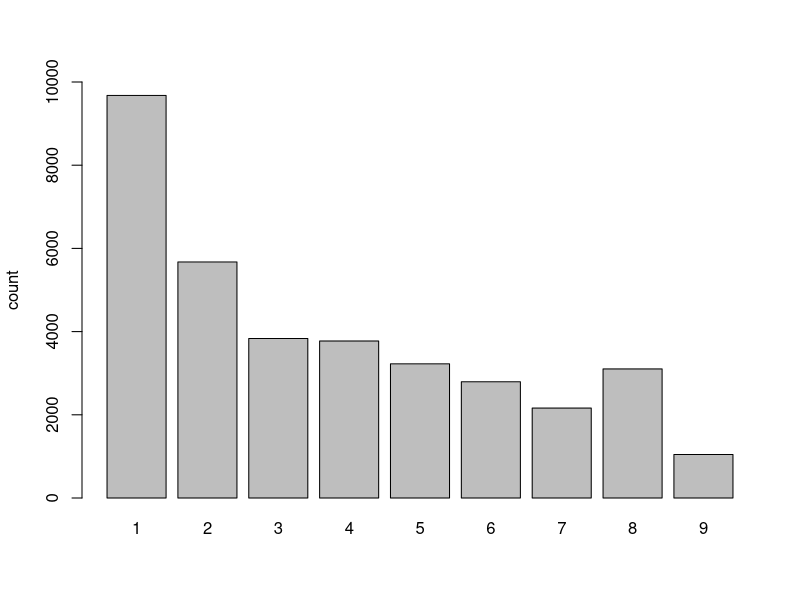
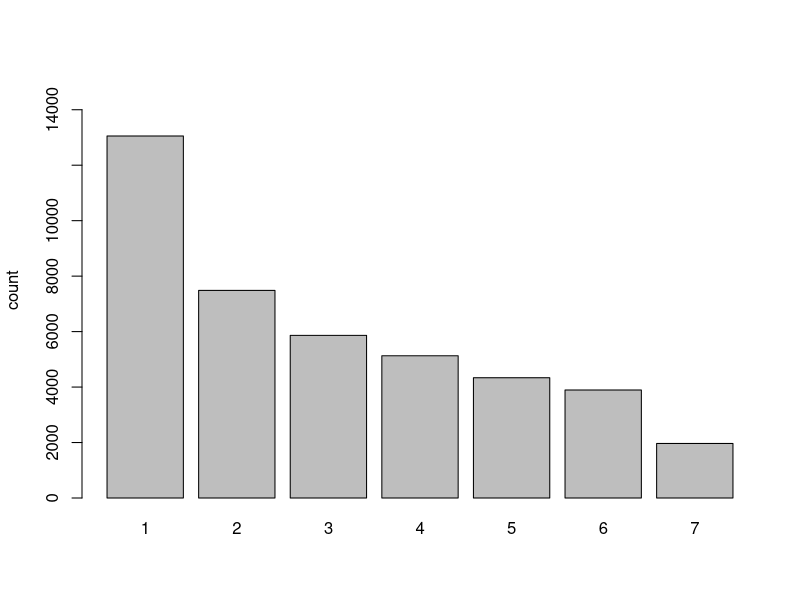
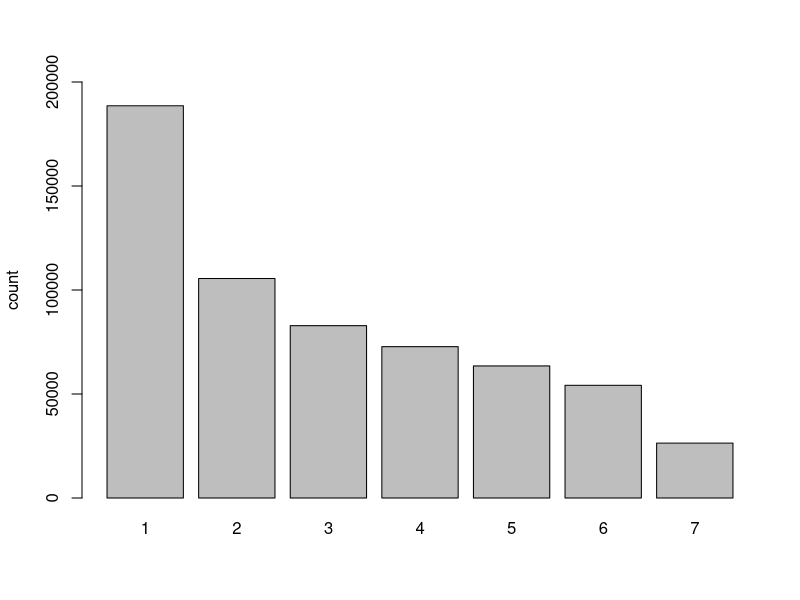
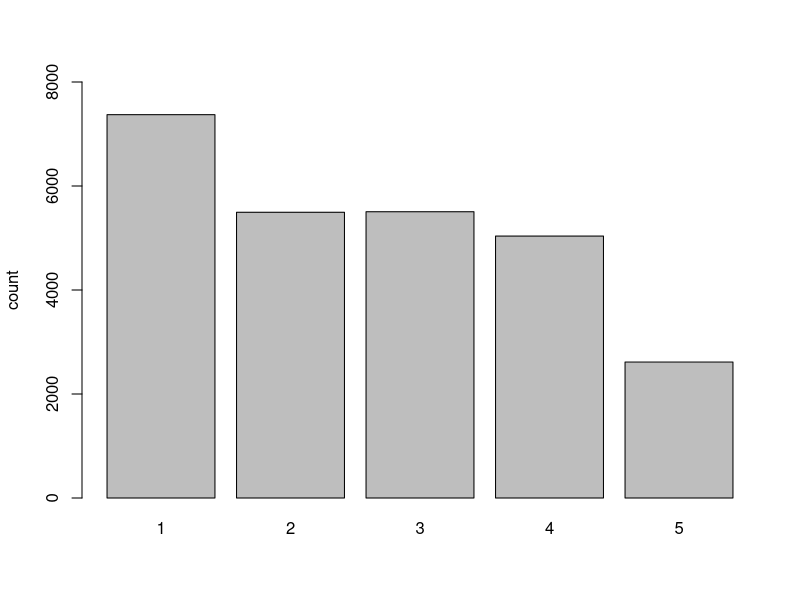
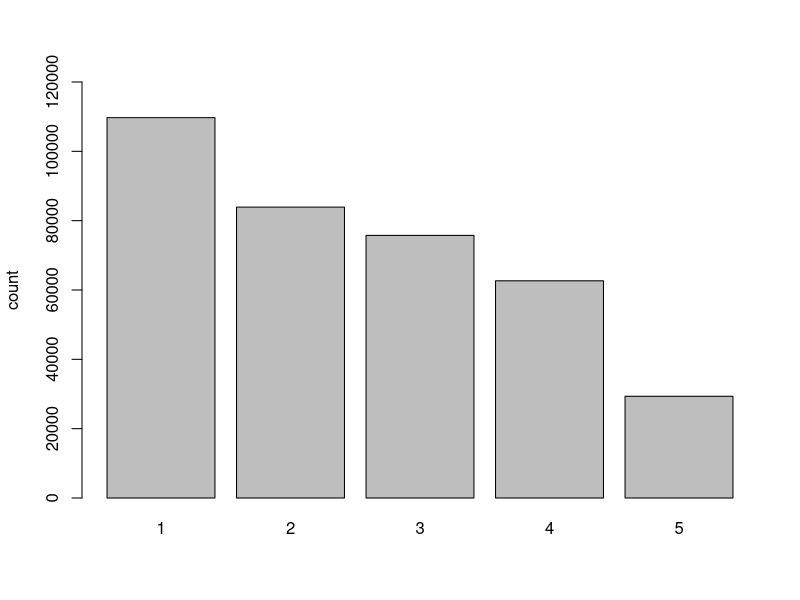

Reproduce these figures in R, in order.


setwd("~/Documents/UCLA/Moose/Analysis/SFS/projection/plots")


### Minnesota SFSs

# MN chr 1 - 18 haploids
setwd("~/Documents/UCLA/Moose/Analysis/SFS/projection/plots")
png(filename = "MN_chr1_18.png", width = 8, height = 7, units = "in", res=600)

sfs <- c(36377823,9677,5674,3834,3774,3225,2794,2162,3103,1046)
barplot(sfs[-1], names.arg = seq(from=1, to=9), ylim = c(0,10000), ylab="count")

dev.off()


# MN chr 1 - 14 haploids
setwd("~/Documents/UCLA/Moose/Analysis/SFS/projection/plots")
png(filename = "MN_chr1_14.png", width = 8, height = 7, units = "in", res=600)

sfs<- c(2271831.056699323,13053.32647058591,7485.127614378873,5864.322875816929,5128.490686274682,4336.168300653721,3894.048529412032,1966.458823529293)
barplot(sfs[-1], names.arg = seq(from=1, to=7), ylim = c(0,15000), ylab="count")

dev.off()


# MN genome-wide - 14 haploids
setwd("~/Documents/UCLA/Moose/Analysis/SFS/projection/plots")
png(filename = "MN_genomewide_14.png", width = 8, height = 7, units = "in", res=600)

sfs <- c(188578.6187908466,105531.13267974107,82852.28529411924,72757.42303921563,63495.777941176224,54180.333333334456,26397.98431372567)
barplot(sfs, names.arg = seq(from=1, to=7), ylim = c(0,200000), ylab="count")

dev.off()



### Isle royale SFSs

# IR chr 1 - 10 haploids
setwd("~/Documents/UCLA/Moose/Analysis/SFS/projection/plots")
png(filename = "IR_chr1_10.png", width = 8, height = 7, units = "in", res=600)

sfs <- c(2343277.822011376,7371.752913753299,5494.920579420763,5505.371628371595,5037.36713286716,2614.765734265517)
barplot(sfs[-1], names.arg = seq(from=1, to=5), ylim = c(0,8000), ylab="count")

dev.off()


# IR genomewide - 10 haploids
setwd("~/Documents/UCLA/Moose/Analysis/SFS/projection/plots")
png(filename = "IR_genomewide_10.png", width = 8, height = 7, units = "in", res=600)

sfs <- c(109724.83816183955,83910.16183816214,75753.96570096444,62659.320512817554,29351.108391608705)
barplot(sfs, names.arg = seq(from=1, to=5), ylim = c(0,120000), ylab="count")

dev.off()










